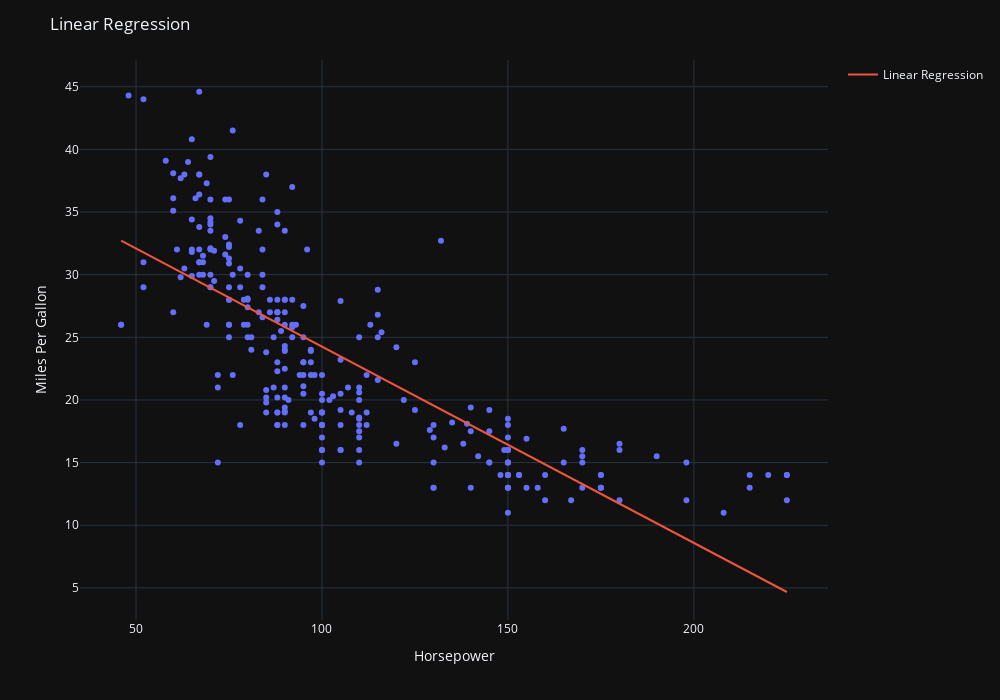

Source (notebook cell):
### Code cell
#Create scatterplot with linear regression
x_range = np.linspace(X1.min(), X1.max(), 100).reshape(-1, 1)
y_range = lin_mod.predict(x_range.reshape(-1,1))

fig = go.Figure(px.scatter(x=X_train['horsepower'], y=y_train))
fig.add_trace(go.Scatter(x=x_range.squeeze(), y=y_range, name='Linear Regression'))

#Formatting
fig.update_layout(
    title=dict(text='Linear Regression'),
    xaxis=dict(title=dict(text='Horsepower')),
    yaxis=dict(title=dict(text='Miles Per Gallon'))
)
fig.update_layout(width=1000, height=700)
fig.update_layout(template='plotly_dark')

fig.show()

### Figure 1 — Plotly figure (JSON) as saved in the notebook; plotly's stock layout.template omitted (floating-point values rounded to 4 significant figures; data arrays with more than 128 entries replaced by an {"elided": "..."} marker saying what was removed)
{"data": [{"hovertemplate": "x=%{x}<br>y=%{y}<extra></extra>", "legendgroup": "", "marker": {"color": "#636efa", "symbol": "circle"}, "mode": "markers", "name": "", "orientation": "v", "showlegend": false, "type": "scatter", "x": {"elided": "274 int values"}, "xaxis": "x", "y": {"elided": "274 float values"}, "yaxis": "y"}, {"name": "Linear Regression", "type": "scatter", "x": [46, 47.81, 49.62, 51.42, 53.23, 55.04, 56.85, 58.66, 60.46, 62.27, 64.08, 65.89, 67.7, 69.51, 71.31, 73.12, 74.93, 76.74, 78.55, 80.35, 82.16, 83.97, 85.78, 87.59, 89.39, 91.2, 93.01, 94.82, 96.63, 98.43, 100.2, 102.1, 103.9, 105.7, 107.5, 109.3, 111.1, 112.9, 114.7, 116.5, 118.3, 120.1, 121.9, 123.7, 125.6, 127.4, 129.2, 131.0, 132.8, 134.6, 136.4, 138.2, 140.0, 141.8, 143.6, 145.4, 147.3, 149.1, 150.9, 152.7, 154.5, 156.3, 158.1, 159.9, 161.7, 163.5, 165.3, 167.1, 168.9, 170.8, 172.6, 174.4, 176.2, 178.0, 179.8, 181.6, 183.4, 185.2, 187.0, 188.8, 190.6, 192.5, 194.3, 196.1, 197.9, 199.7, 201.5, 203.3, 205.1, 206.9, 208.7, 210.5, 212.3, 214.2, 216.0, 217.8, 219.6, 221.4, 223.2, 225], "y": [32.71, 32.43, 32.15, 31.86, 31.58, 31.3, 31.01, 30.73, 30.45, 30.16, 29.88, 29.6, 29.31, 29.03, 28.75, 28.46, 28.18, 27.9, 27.61, 27.33, 27.05, 26.76, 26.48, 26.2, 25.91, 25.63, 25.35, 25.06, 24.78, 24.5, 24.21, 23.93, 23.65, 23.37, 23.08, 22.8, 22.52, 22.23, 21.95, 21.67, 21.38, 21.1, 20.82, 20.53, 20.25, 19.97, 19.68, 19.4, 19.12, 18.83, 18.55, 18.27, 17.98, 17.7, 17.42, 17.13, 16.85, 16.57, 16.28, 16.0, 15.72, 15.43, 15.15, 14.87, 14.58, 14.3, 14.02, 13.73, 13.45, 13.17, 12.88, 12.6, 12.32, 12.04, 11.75, 11.47, 11.19, 10.9, 10.62, 10.34, 10.05, 9.769, 9.486, 9.203, 8.919, 8.636, 8.353, 8.07, 7.786, 7.503, 7.22, 6.937, 6.653, 6.37, 6.087, 5.804, 5.521, 5.237, 4.954, 4.671]}], "layout": {"height": 700, "legend": {"tracegroupgap": 0}, "margin": {"t": 60}, "title": {"text": "Linear Regression"}, "width": 1000, "xaxis": {"anchor": "y", "autorange": true, "domain": [0, 1], "range": [34.92, 236.1], "title": {"text": "Horsepower"}, "type": "linear"}, "yaxis": {"anchor": "x", "autorange": true, "domain": [0, 1], "range": [2.436, 47.13], "title": {"text": "Miles Per Gallon"}, "type": "linear"}}}
